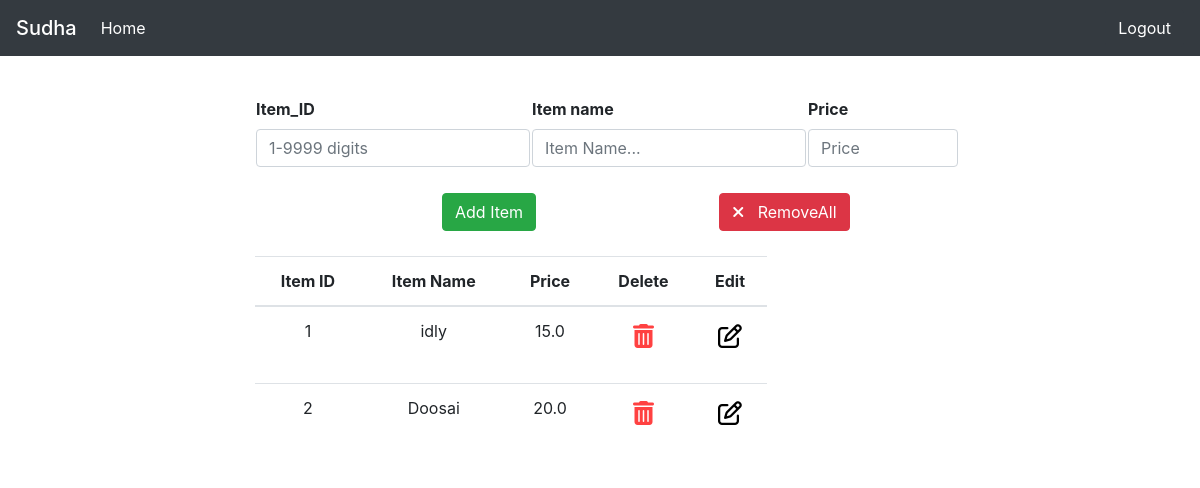
The app's page /adminw/display/ (signed in) with its own data.
### accounts/models.py (models this page shows, shortened)
class CompanyDetails(models.Model):
    Code = models.CharField(unique =True,max_length=30)
    Company_name = models.CharField(max_length=30)
    Owner_Email_Address = models.CharField(max_length=50)
    AdminPass = models.CharField(max_length=50)

### adminw/models.py (models this page shows, shortened)
class Items(models.Model):
    user = models.ForeignKey(User,on_delete=models.CASCADE,default='')
    Product_Id = models.IntegerField()
    Product_name = models.CharField(max_length=30)
    Price = models.FloatField()

### adminw/views.py (the view, shortened to what this page needs)
# urls.py: path('display/',views.display,name='display'),
@login_required(login_url='/accounts/login')
def display(request):
    user=request.user
    test1  = request.user.username
    print(request.user.username)
    c = CompanyDetails.objects.filter(Code= test1).values('Company_name')
    c = c[0]['Company_name']
    print(c)
    items=Items.objects.filter(user=user).order_by('Product_Id')
    content ={
        'items':items,
        'shop' :c
    }
    return render(request,'display.html',content)

### templates/display.html (shortened to what this page needs)
{% extends "base.html" %}
{% load static %}
{% block content %}
{% load static %}
<link rel="stylesheet" href="{% static 'css/ssearch.css'%}">
<nav class="navbar navbar-expand-lg navbar-dark bg-dark" style="position: fixed; width: 100%;">
    <a class="navbar-brand mb-0 h1" href="{% url 'twolink' %}">{{shop}}</a>
    <div class="collapse navbar-collapse" id="navbarSupportedContent">
        <ul class="navbar-nav mr-auto">
          <li class="nav-item active">
            <a class="nav-link" href="{% url 'twolink' %}"> Home<span class="sr-only">(current)</span></a>
          </li>
              <li class="nav-item active">
              <a class="nav-link" href="#"><span class="sr-only">(current)</span></a>
            </li>
        </ul>
        <form class="form-inline my-2 my-lg-0">
          <a href="{% url 'login' %}"  class="btn btn-dark my-2 my-sm-0"  type="submit">  Logout</a>
        </form>
      </div>
    </nav>
<br><br> <br>
 <div class="overall">
<form action="" method="POST">
        <div class="container" class="form-group">
        <table>
            <thead>
                <tr>
                    <th>
                        <label for="ab">Item_ID </label>
                        <input type="text" id= "ab" class="form-control" pattern="\d*" maxlength="4"  name="id"  placeholder='1-9999 digits' required>
                    </th>
                    <th style="justify-content: center;">
                        <label for="bc">Item name</label>
                        <input type="text" name="name" class="form-control" id="bc" placeholder="Item Name..." required>
                    </th>
                    <th style="padding-right:15%;">
                        <label for="cd">Price</label>
                        <input type="number" class="form-control" step=1 name="price" id='cd' placeholder="Price" required>
                    </th>
                </tr>
            </thead>
        </table>
        <br>
        <table class="s">
            <thead>
                <tr>
                    <th>
                        <button type="submit" class="btn btn-success" >
                           Add Item
                        </button>
                    </th>
                    <th class='remall'><a href="{% url 'deleteall' %}" class="btn btn-danger" id='df'>  <i class="fas fa-times"></i> &nbsp; RemoveAll</a></th>
                </tr>
            </thead>
        </table>
    <br>
</div>
</form>
<div class='te'>
<div class="container">
<div  style="width: 55%;">
        <table class="table" id='t'>
    <thead> <tr>
    <th>Item ID</th>
    <th>Item Name</th>
    <th>Price</th>
    <th>Delete</th>
    <th>Edit</th>
</tr>
</thead>
<tbody>
    {% for item in items %}
    <tr>
        <td>{{ item.Product_Id}}</td>
        <td>{{ item.Product_name}}</td>
        <td>{{ item.Price}}</td>
        <td><a href="{% url 'deleteitem' item.id %} " class="button-3"> <p id='fnaw'> <i class="fas fa-trash-alt"></i> </p></a></td>
        <td><a href="{% url 'modify' item.Product_Id %} " class="button-0"> <p id='fnaw'> <i class="far fa-edit"></i></p> </a></td>
    </tr>
    {% endfor %}
</tbody>
</table>
</div></div>
</div>
</div>
{% endblock%}

### static/css/ssearch.css (style rules this page uses)
.button-3 { color: rgba(255, 0, 0, 0.747); font-size: 150%; }
.button-0 { color: black; font-size: 150%; }
.overall { margin-left: 20%; margin-top: 2%; }
#t { text-align: center; }
.s { margin-left: 20%; }

### templates/display.html (style rules this page uses)
.remall { padding-left: 80%; }

### records on screen
CompanyDetails: Company_name "Sudha"
Items: Product_Id "1", Product_name "idly", Price "15.0"
Items: Product_Id "2", Product_name "Doosai", Price "20.0"
